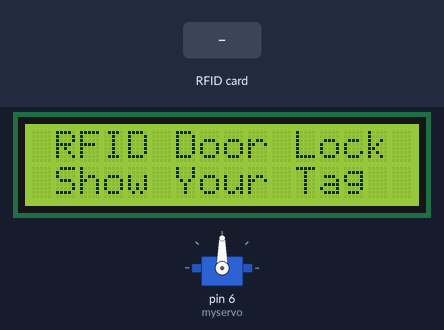
A sketch run on a simulated Arduino Uno, built with avr-gcc and run on an emulated ATmega328P. On the bench: servo, 16×2 character LCD. The test bench sets the inputs (shaded band).

Above: at 1.3 s.
1.4 s: RFID card 5E 7A 19 C4 held to the reader
At 2.7 s:
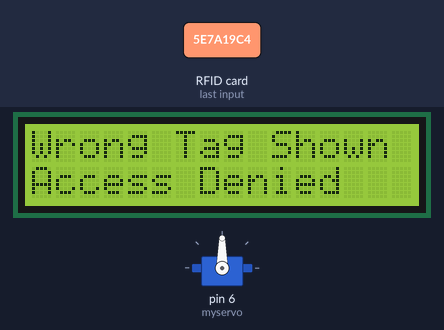
At 5.5 s:
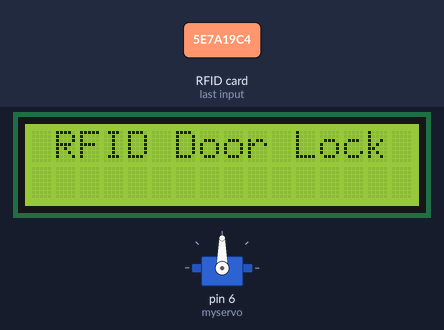
5.6 s: RFID card DA 54 6E 3C held to the reader
At 6.9 s:
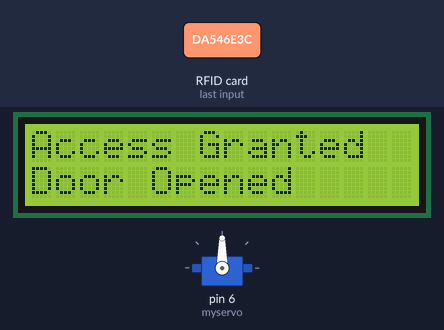
Timing chart, 0 to 14.8 s (numbered marks = the images above; inputs shaded):
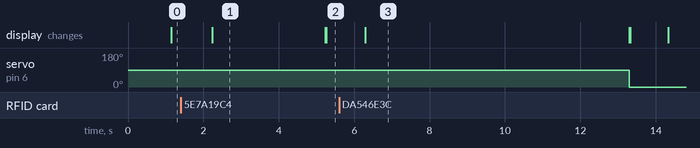

Measured:
- after the input at 1.4 s, the display: changes after 0.84 s (image 1)
- after the input at 5.6 s, servo on pin 6 (myservo): 90° → 0° after 7.7 s; the display: changes after 0.70 s (image 3)
- what the display in image 1 shows lasts 3.0 s, from 2.2 s to 5.2 s

The sketch:

RFID_Door_lock.ino
```cpp
#include <Wire.h>
#include <SPI.h>
#include <LiquidCrystal_I2C.h>
#include <Servo.h>
#include <MFRC522.h>
 LiquidCrystal_I2C lcd(0x3F,16,2);
 MFRC522 mfrc522(10, 9); // MFRC522 mfrc522(SS_PIN, RST_PIN)
 Servo myservo;
 int angle=0;
 String tagUID = "DA 54 6E 3C"; // String to store UID of tag. Change it with your tag's UID

 void setup() {
 myservo.attach(6);
 lcd.init(); // LCD screen
 lcd.backlight();
 SPI.begin(); // Init SPI bus
 mfrc522.PCD_Init(); // Init MFRC522

 lcd.clear();
 }
 void loop() {
 lcd.setCursor(0, 0);
 lcd.print(" RFID Door Lock");
 delay(1000);
 lcd.setCursor(0, 1);
 lcd.print(" Show Your Tag ");

 // Look for new cards
 if ( ! mfrc522.PICC_IsNewCardPresent()) {
 return;
 }
 // Select one of the cards
 if ( ! mfrc522.PICC_ReadCardSerial()) {
 return;
 }

 //Reading from the card
 String tag = "";
 for (byte i = 0; i < mfrc522.uid.size; i++)
 {
 tag.concat(String(mfrc522.uid.uidByte[i] < 0x10 ? " 0" : " "));
 tag.concat(String(mfrc522.uid.uidByte[i], HEX));
 }
 tag.toUpperCase();

 //Checking the card
 if (tag.substring(1) == tagUID) //change here the UID of the card/cards that you want to give access
 {
 // If UID of tag is matched.
 lcd.clear();
 lcd.setCursor(0, 0);
 lcd.print("Access Granted");
 lcd.setCursor(0, 1);
 lcd.print("Door Opened");
 myservo.write(90);
 //digitalWrite(greenLed, HIGH);
 delay(7000);
 //digitalWrite(greenLed, LOW);
 myservo.write(0);
 lcd.clear();
 }

 else
 {
 // If UID of tag is not matched.
 lcd.clear();
 lcd.setCursor(0, 0);
 lcd.print("Wrong Tag Shown");
 lcd.setCursor(0, 1);
 lcd.print("Access Denied");
 delay(3000);
 lcd.clear();
 }
 }
```
